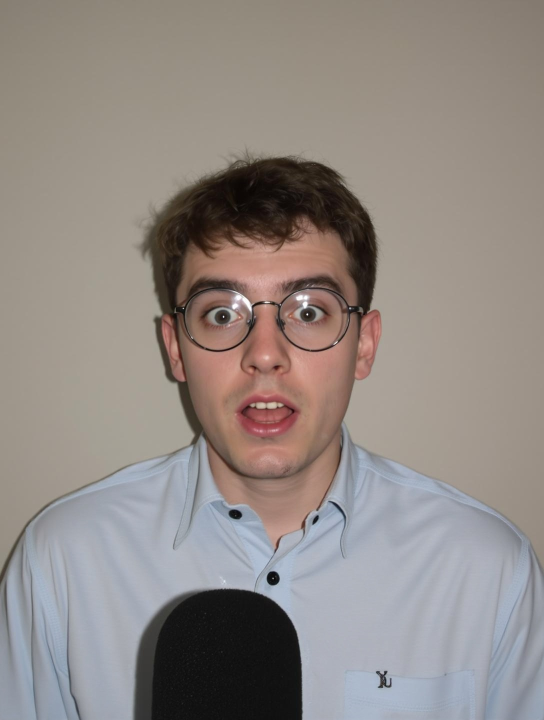
#> input picture video_charakter_images/_gen/polo_fill_raw/polo_darkgreen.jpg, 1088 x 1440 px (shown at 1/2 size); its folder holds 2 pictures in this run
$ python degrade_videoframe.py polo_fill_raw out.png
#> lines starting #> are read from the running program, lines starting #| are printed output that depends on the picture
#> in main, im is the input picture: PIL image 1088x1440 RGB; mean R, G, B 145.4, 137.5, 133
#!/usr/bin/env python3
"""Degrade clean FLUX portraits so they look like real compressed talking-head VIDEO FRAMES:
soft resample, faint sensor noise, mild blur, JPEG compression. Run with Python 3.14 (has PIL+numpy).

Usage: python degrade_videoframe.py <in_dir> <out_dir>
"""
import os, sys, io
import numpy as np
from PIL import Image, ImageFilter

IN  = sys.argv[1] if len(sys.argv) > 1 else r"C:\software_projekte\stacktags-promotion\video_charakter_images\presenter_v2_raw"
OUT = sys.argv[2] if len(sys.argv) > 2 else r"C:\software_projekte\stacktags-promotion\video_charakter_images\presenter_v2_videoframe"

def degrade(im):
    w, h = im.size
#> w = 1088; h = 1440
    # 1) soften via downscale->upscale (mimics a lower-res sensor / streaming compression)
    small = im.resize((int(w * 0.62), int(h * 0.62)), Image.BILINEAR)
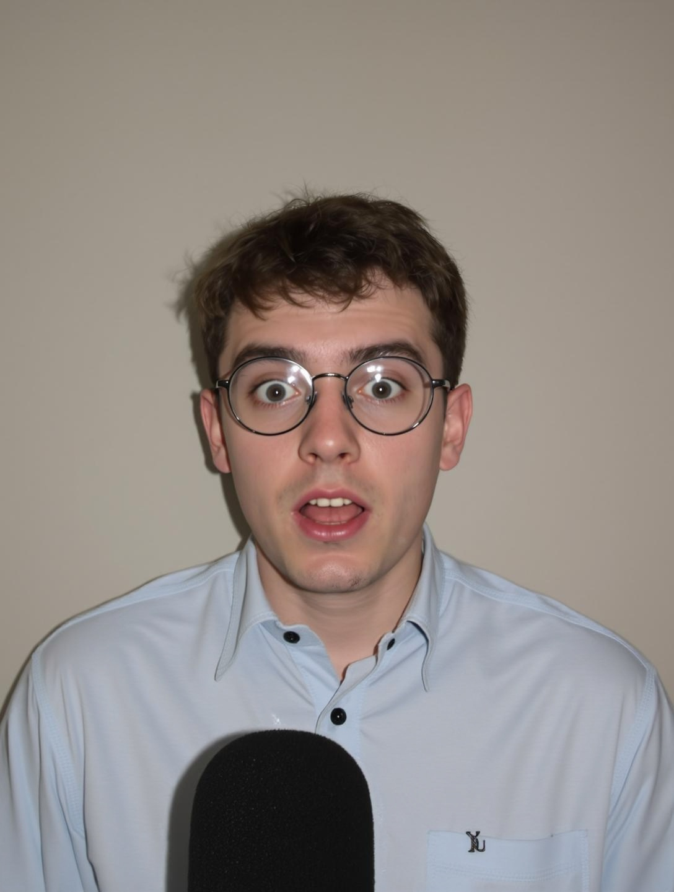
#> small: PIL image 674x892 RGB; mean R, G, B 145.4, 137.5, 133
    im = small.resize((w, h), Image.BILINEAR)
    # 2) very slight blur
    im = im.filter(ImageFilter.GaussianBlur(0.5))
    # 3) faint luminance sensor noise
    arr = np.asarray(im).astype(np.float32)
    noise = np.random.normal(0, 4.5, arr.shape[:2])[..., None]   # mono noise across channels
    arr = np.clip(arr + noise, 0, 255).astype(np.uint8)
    im = Image.fromarray(arr)
    # 4) JPEG compression artifacts (4:2:0 chroma subsampling, low-ish quality)
    buf = io.BytesIO()
    im.save(buf, format="JPEG", quality=58, subsampling=2)
    buf.seek(0)
    return Image.open(buf).convert("RGB")

def main():
    os.makedirs(OUT, exist_ok=True)
    n = 0
    for fn in sorted(os.listdir(IN)):
        if not fn.lower().endswith((".jpg", ".jpeg", ".png")):
            continue
        im = Image.open(os.path.join(IN, fn)).convert("RGB")
        out = degrade(im)
        out.save(os.path.join(OUT, os.path.splitext(fn)[0] + ".jpg"), format="JPEG", quality=82)
        n += 1
        print(f"[ok] {fn}")
#> pass 2 of the loop in main, `for fn in sorted(os.listdir(IN)):`:
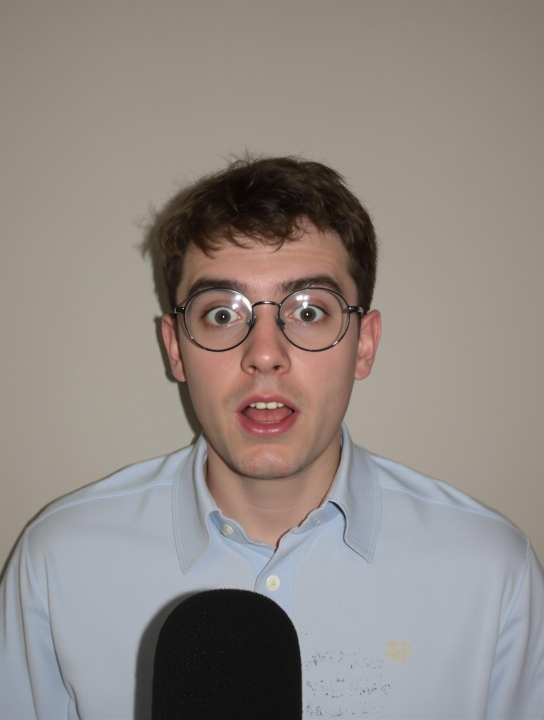
#> input picture video_charakter_images/_gen/polo_fill_raw/polo_lightblue.jpg, 1088 x 1440 px (shown at 1/2 size)
#> in main, im is the input picture: PIL image 1088x1440 RGB; mean R, G, B 145.3, 137.4, 132.4
#> in degrade (call 2), `small = im.resize((int(w * 0.62), int(h * 0.62)), Image.BILINEAR)`:
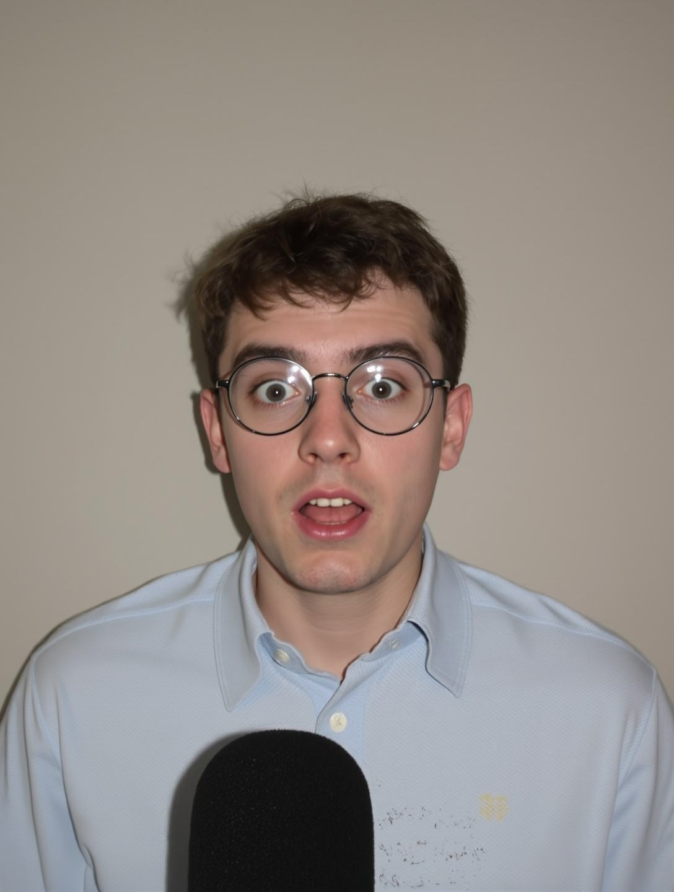
#> small: PIL image 674x892 RGB; mean R, G, B 145.3, 137.4, 132.4
    print(f"\n{n} frames -> {OUT}")

if __name__ == "__main__":
    main()
